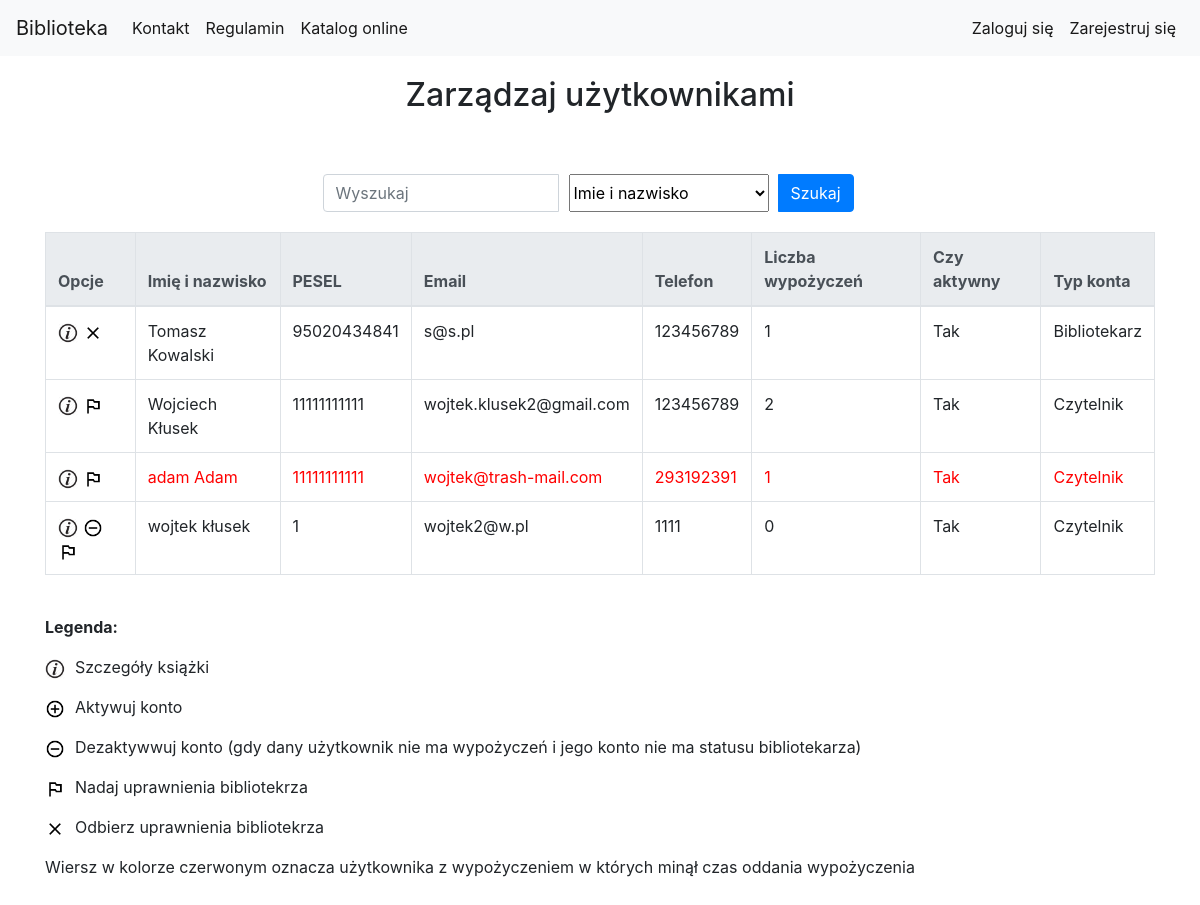
The app's page /library/users_list/ with its own data.
### library_app/models.py (models this page shows, shortened)
class UserProfileInfo(models.Model):
    user = models.OneToOneField(User,verbose_name='Użytkownik', related_name='user_profile')
    pesel = models.CharField(max_length=11, verbose_name='PESEL')
    street = models.CharField(max_length=200, verbose_name='Ulica')
    city = models.CharField(max_length=200, verbose_name='Miasto')
    phone = models.CharField(max_length=20, verbose_name='Telefon')
    post_code = models.CharField(max_length=6, verbose_name='Kod pocztowy')
    house_number = models.CharField(max_length=20, verbose_name='Numer domu')
    can_borrow = models.BooleanField(default=True, verbose_name='Czy może wypożyczać?')

### library_app/views.py (the view)
class UsersListView(LoginRequiredMixin, SuperuserRequiredMixin, generic.ListView):
    login_url = reverse_lazy('no_permission')
    model = models.UserProfileInfo
    paginate_by = 10
    context_object_name = "users_profile_list" #w templatce teraz user_list zamiast user_list_set
    template_name = 'library_app/users_list.html'

### library_app/templatetags/custom_tags.py (called while the page is built)
@register.simple_tag(name='get_borrow_by_user_count')
def get_borrow_by_user_count(user_obj):
    return models.Borrow.objects.filter(user=user_obj).count()

@register.simple_tag(name='have_any_borrows_with_exceeded_receive_date')
def have_any_borrows_with_exceeded_receive_date(user_obj):
    for borrow in models.Borrow.objects.filter(user=user_obj):
        if borrow.is_date_exceeded:
            return True
    return False

### library_app/templates/library_app/users_list.html (shortened to what this page needs)
{% extends "base.html" %}
{% load static %}
{% load custom_tags %}
{% block body_block %}
<div class="container">
    <div class="page-title">
        <h2>Zarządzaj użytkownikami</h2>
    </div>
<div class="search-bar">
<form class="form-inline" action="{% url 'library_app:users_list' %}" method="GET">
    <div class="input-group">
        <input type="search" class="form-control" name="search_query" placeholder="Wyszukaj">
        <select class="search-select" name="search_type">
            <option value="title" selected>Imie i nazwisko</option>
        </select>
        <div class="input-group-append search-button">
            <button class="btn btn-primary" type="submit">Szukaj</button>
        </div>
    </div>
</form>
</div>
      <table class="table table-bordered table-hover">
            <thead class="thead-light">
                <tr>
                    <th scope="col">Opcje</th>
                    <th scope="col">Imię i nazwisko</th>
                    <th scope="col">PESEL</th>
                    <th scope="col">Email</th>
                    <th scope="col">Telefon</th>
                    <th scope="col">Liczba wypożyczeń</th>
                    <th scope="col">Czy aktywny</th>
                    <th scope="col">Typ konta</th>
                </tr>
            </thead>
            <tbody>
            {% for user_profile_obj in users_profile_list %}
                {% get_borrow_by_user_count user_profile_obj.user as user_obj_borrow_count %}
                {% have_any_borrows_with_exceeded_receive_date user_profile_obj.user as have_borrows_with_exceeded_receive_date %}
                {% if have_borrows_with_exceeded_receive_date %}
                    <tr style="color:red">
                {% else %}
                    <tr>
                {% endif %}
                        <td>
                            <a href="{% url 'library_app:user_borrows' pk=user_profile_obj.user.pk %}"><img src="{% static 'website_icons/info_ico.png' %}" alt="Szczegóły" width="20" height="20"></a>
                            {% if user_profile_obj.user.is_active == True and user_obj_borrow_count == 0 and user_profile_obj.user.is_superuser == False %}
                                <a href="{% url 'library_app:user_deactivate' pk=user_profile_obj.pk %}"><img src="{% static 'website_icons/deactivate_user_ico.png' %}" alt="Usuń konto" width="20" height="20"></a>
                            {% endif %}
                            {% if user_profile_obj.user.is_active == True and user_profile_obj.user.is_superuser == False %}
                                <a href="{% url 'library_app:user_grant' pk=user_profile_obj.pk %}"><img src="{% static 'website_icons/grant_to_librarian_ico.png' %}" alt="Nadaj uprawnienia bibliotekrza" width="20" height="20"></a>
                            {% endif %}
                            {% if user.id is not user_profile_obj.user.id and user_profile_obj.user.is_active == True and user_profile_obj.user.is_superuser == True %}
                                <a href="{% url 'library_app:get_rights' pk=user_profile_obj.pk %}"><img src="{% static 'website_icons/get_librarian_rights_ico.png' %}" alt="Odebranie uprawnienia bibliotekrza" width="20" height="20"></a>
                            {% endif %}
                        </td>
                        <td>{{user_profile_obj.user.get_full_name}}</td>
                        <td>{{user_profile_obj.pesel}}</td>
                        <td>{{user_profile_obj.user.email}}</td>
                        <td>{{user_profile_obj.phone}}</td>
                        <td>{{user_obj_borrow_count}}</td>
                        <td>
                            {% if user_profile_obj.user.is_active %}
                                Tak
                            {% else %}
                                Nie
                            {% endif %}
                        </td>
                        <td>
                            {% if user_profile_obj.user.is_superuser %}
                                Bibliotekarz
                            {% else %}
                                Czytelnik
                            {% endif %}
                        </td>
                    </tr>
            {% endfor %}
            </tbody>
        </table>
    <div class="table-legend">
        <p><b>Legenda:</b></p>
        <p><img src="{% static 'website_icons/info_ico.png' %}" alt="Szczegóły" width="20" height="20">Szczegóły książki</p>
        <p><img src="{% static 'website_icons/activate_user_ico.png' %}" alt="Aktywuj użytkownika" width="20" height="20">Aktywuj konto</p>
        <p><img src="{% static 'website_icons/deactivate_user_ico.png' %}" alt="Usuń wypozyczenie" width="20" height="20">Dezaktywwuj konto (gdy dany użytkownik nie ma wypożyczeń i jego konto nie ma statusu bibliotekarza)</p>
        <p><img src="{% static 'website_icons/grant_to_librarian_ico.png' %}" alt="Nadaj uprawnienia bibliotekrza" width="20" height="20">Nadaj uprawnienia bibliotekrza</p>
        <p><img src="{% static 'website_icons/get_librarian_rights_ico.png' %}" alt="Odbierz uprawnienia bibliotekrza" width="20" height="20">Odbierz uprawnienia bibliotekrza</p>
        <p>Wiersz w kolorze czerwonym oznacza użytkownika z wypożyczeniem w których minął czas oddania wypożyczenia</p>
    </div>
</div>
{% endblock %}

### static/css/style.css (style rules this page uses)
.page-title { margin-top: 20px; margin-bottom: 20px; text-align: center; }
a { text-decoration: none; color: black; }
.table-legend { margin-bottom: 50px; }
.table-legend img { margin-right: 10px; }
.search-bar { padding-top: 40px; padding-bottom: 20px; margin: 0 auto; width: 50%; }
.search-button { width: 100px; }
.search-select { width: 200px; margin-right: 10px; margin-left: 10px; }

### records on screen
UserProfileInfo: user.get_full_name "Tomasz Kowalski", pesel "95020434841", user.email "s@s.pl", phone "123456789", can_borrow "1", shows "Tak", shows "Bibliotekarz"
UserProfileInfo: user.get_full_name "Wojciech Kłusek", pesel "11111111111", user.email "wojtek.klusek2@gmail.com", phone "123456789", user_obj_borrow_count "2", shows "Tak", shows "Czytelnik"
UserProfileInfo: user.get_full_name "adam Adam", pesel "11111111111", user.email "wojtek@trash-mail.com", phone "293192391", user_obj_borrow_count "1", shows "Tak", shows "Czytelnik"
UserProfileInfo: user.get_full_name "wojtek kłusek", pesel "1", user.email "wojtek2@w.pl", phone "1111", have_borrows_with_exceeded_date "0", shows "Tak", shows "Czytelnik"
